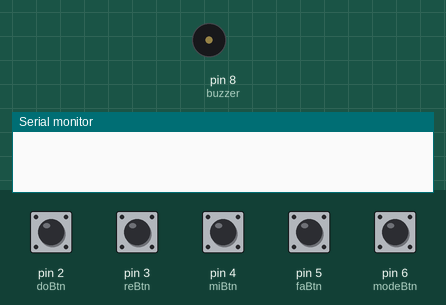
Simulated run of this sketch. Board: Arduino Uno, built with avr-gcc and run on an emulated ATmega328P. Parts: buzzer (waves = sounding), the last lines printed to the serial monitor. The inputs (shaded band) are chosen by the test bench; at power-on: pin 2 (doBtn), pin 3 (reBtn), pin 4 (miBtn), pin 5 (faBtn), pin 6 (modeBtn) HIGH.

Above: at 1.2 s.
1.3 s: pin 6 (modeBtn) pulled LOW for 0.15 s
2.9 s: pin 2 (doBtn) pulled LOW for 0.15 s
At 2.97 s:
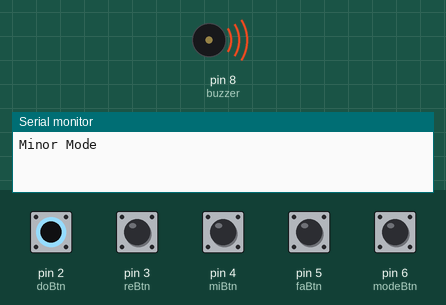
4.5 s: pin 6 (modeBtn) pulled LOW for 1 s
Timing chart, 0 to 7.5 s (numbered marks = the images above; inputs shaded):
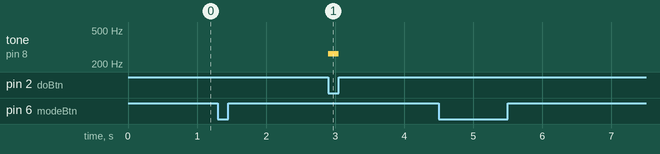

Measured:
- after the input at 2.9 s, tone on pin 8 (buzzer): silent → 262 Hz at once, → silent 0.15 s later

The sketch:

digital_piano.ino
```cpp
const int buzzer = 8;

const int doBtn = 2;
const int reBtn = 3;
const int miBtn = 4;
const int faBtn = 5;
const int modeBtn = 6;

bool majorMode = true;
bool lastState = HIGH;

int major[] = {262, 294, 330, 349};
int minor[] = {262, 294, 311, 349};

void setup() {

  pinMode(doBtn, INPUT_PULLUP);
  pinMode(reBtn, INPUT_PULLUP);
  pinMode(miBtn, INPUT_PULLUP);
  pinMode(faBtn, INPUT_PULLUP);
  pinMode(modeBtn, INPUT_PULLUP);

  Serial.begin(9600);
}

void loop() {

  bool current = digitalRead(modeBtn);

  if (lastState == HIGH && current == LOW) {

    majorMode = !majorMode;

    if (majorMode)
      Serial.println("Major Mode");
    else
      Serial.println("Minor Mode");

    delay(200);
  }

  lastState = current;

  bool d = digitalRead(doBtn) == LOW;
  bool r = digitalRead(reBtn) == LOW;
  bool m = digitalRead(miBtn) == LOW;
  bool f = digitalRead(faBtn) == LOW;

  int pressed = d + r + m + f;

  if (pressed >= 2) {
    tone(buzzer, 392);
    return;
  }

  int *notes = majorMode ? major : minor;

  if (d)
    tone(buzzer, notes[0]);

  else if (r)
    tone(buzzer, notes[1]);

  else if (m)
    tone(buzzer, notes[2]);

  else if (f)
    tone(buzzer, notes[3]);

  else
    noTone(buzzer);
}
```
